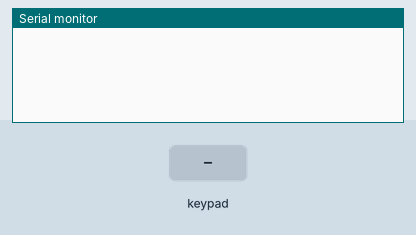
This sketch was run on a simulated Arduino Uno, built with avr-gcc and run on an emulated ATmega328P. On the bench: the last lines printed to the serial monitor. The inputs (shaded band) are chosen by the test bench.

Above: at 1.2 s.
1.3 s: key '1' pressed
At 2.1 s:
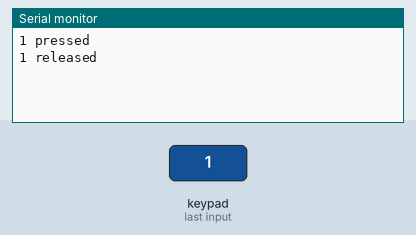
2.9 s: keypad keys 1 2 # pressed 0.4 s apart
At 4.8 s:
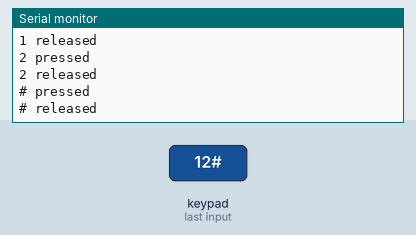
5.6 s: key '*' pressed
At 6.3 s:
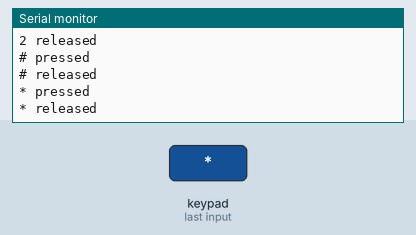
7.2 s: keypad keys 2 5 pressed 0.4 s apart
At 7.34 s:
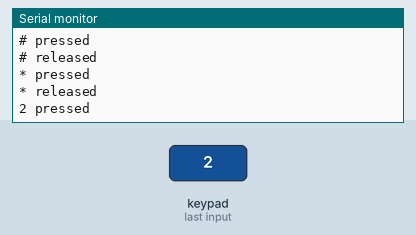
Timing chart, 0 to 10.2 s (numbered marks = the images above; inputs shaded):
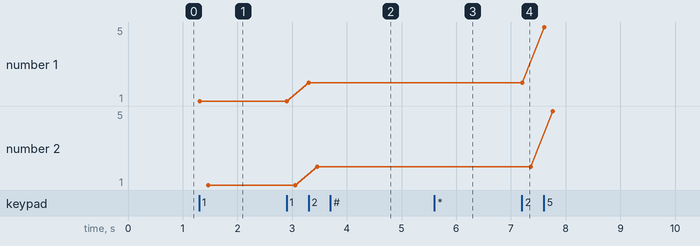

Measured:
- after the input at 1.3 s, the serial monitor: prints a new line at once (image 1)
- after the input at 2.9 s, the serial monitor: prints a new line after 0.41 s (image 2)
- after the input at 5.6 s, the serial monitor: prints a new line at once (image 3)
- after the input at 7.2 s, the serial monitor: prints a new line at once (image 4)
- plotted number 1: 1 → 2 after the input at 2.9 s, 2 → 5 after the input at 7.2 s
- plotted number 2: 1 → 2 after the input at 2.9 s, 2 → 5 after the input at 7.2 s

The sketch:

keypad_test.ino
```cpp
// Use this example with the Adafruit Keypad products.
// You'll need to know the Product ID for your keypad.
// Here's a summary:
//   * PID3844 4x4 Matrix Keypad
//   * PID3845 3x4 Matrix Keypad
//   * PID1824 3x4 Phone-style Matrix Keypad
//   * PID1332 Membrane 1x4 Keypad
//   * PID419  Membrane 3x4 Matrix Keypad

#include "Adafruit_Keypad.h"

// define your specific keypad here via PID
#define KEYPAD_PID1824
// define your pins here

#define R3    9
#define R1    8
#define R2    7
#define R4    6
#define C1    5
#define C2    4
#define C3    3

// leave this import after the above configuration
#include "keypad_config.h"

//initialize an instance of class NewKeypad
Adafruit_Keypad customKeypad = Adafruit_Keypad( makeKeymap(keys), rowPins, colPins, ROWS, COLS);

void setup() {
  Serial.begin(9600);
  customKeypad.begin();
}

void loop() {
  // put your main code here, to run repeatedly:
  customKeypad.tick();

  while(customKeypad.available()){
    keypadEvent e = customKeypad.read();
    Serial.print((char)e.bit.KEY);
    if(e.bit.EVENT == KEY_JUST_PRESSED) Serial.println(" pressed");
    else if(e.bit.EVENT == KEY_JUST_RELEASED) Serial.println(" released");
  }

  delay(10);
}
```

keypad_config.h
```cpp
// This file contains predefined setup for various Adafruit Matrix Keypads.
#ifndef __KEYPAD_CONFIG_H__
#define __KEYPAD_CONFIG_H__

#if defined(KEYPAD_PID3844)
const byte ROWS = 4; // rows
const byte COLS = 4; // columns
// define the symbols on the buttons of the keypads
char keys[ROWS][COLS] = {{'1', '2', '3', 'A'},
                         {'4', '5', '6', 'B'},
                         {'7', '8', '9', 'C'},
                         {'*', '0', '#', 'D'}};
byte rowPins[ROWS] = {R1, R2, R3,
                      R4}; // connect to the row pinouts of the keypad
byte colPins[COLS] = {C1, C2, C3,
                      C4}; // connect to the column pinouts of the keypad
#endif

#if defined(KEYPAD_PID1824) || defined(KEYPAD_PID3845) || defined(KEYPAD_PID419)
const byte ROWS = 4; // rows
const byte COLS = 3; // columns
// define the symbols on the buttons of the keypads
char keys[ROWS][COLS] = {
    {'1', '2', '3'}, {'4', '5', '6'}, {'7', '8', '9'}, {'*', '0', '#'}};
byte rowPins[ROWS] = {R1, R2, R3,
                      R4};         // connect to the row pinouts of the keypad
byte colPins[COLS] = {C1, C2, C3}; // connect to the column pinouts of the
                                   // keypad
#endif

#if defined(KEYPAD_PID1332)
const byte ROWS = 1; // rows
const byte COLS = 4; // columns
// define the symbols on the buttons of the keypads
char keys[ROWS][COLS] = {
    {'1', '2', '3', '4'},
};
byte rowPins[ROWS] = {R1}; // connect to the row pinouts of the keypad
byte colPins[COLS] = {C1, C2, C3,
                      C4}; // connect to the column pinouts of the keypad
#endif

#endif
```
